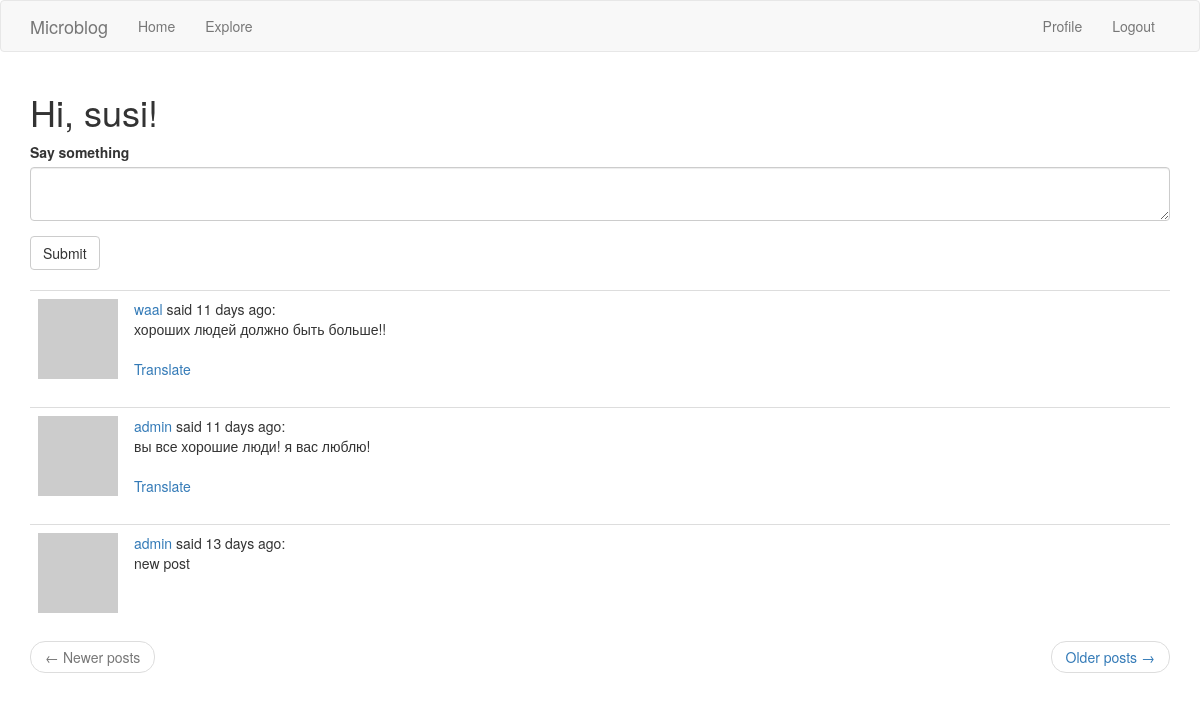
The page /index (signed in) on the database its author committed.
### app/models.py (models this page shows, shortened)
class User(db.Model, UserMixin):
    id = db.Column(db.Integer, primary_key=True)
    username = db.Column(db.String(64), index=True, unique=True)
    email = db.Column(db.String(120), index=True, unique=True)
    password_hash = db.Column(db.String(128))
    about_me = db.Column(db.String(256))
    last_seen = db.Column(db.DateTime, default=datetime.utcnow)
    posts = db.relationship('Post', backref='author', lazy='dynamic')
    """followers.c.follower_id «c» — это атрибут таблиц SQLAlchemy,
    которые не определены как модели. Для этих таблиц столбцы таблицы
    отображаются как субатрибуты этого атрибута «c»."""
    followed = db.relationship(
        'User', secondary=followers,
        primaryjoin=(followers.c.follower_id == id),
        secondaryjoin=(followers.c.followed_id == id),
        backref=db.backref('followers', lazy='dynamic'), lazy='dynamic')
    """ рассмотрим все аргументы вызова db.relationship() один за другим:

'User' — это правая сторона связи (левая сторона — это родительский класс).
Поскольку это самореферентное отношение, я должен использовать тот же класс
 с обеих сторон.

secondary кофигурирует таблицу ассоциаций, которая используется для этой
связи, которую я определил прямо над этим классом.

primaryjoin указывает условие, которое связывает объект левой стороны
(follower user) с таблицей ассоциаций. Условием объединения для левой
стороны связи является идентификатор пользователя, соответствующий полю
follower_id таблицы ассоциаций. Выражение followers.c.follower_id ссылается
на столбец follower_id таблицы ассоциаций.

secondaryjoin определяет условие, которое связывает объект правой стороны
 (followed user) с таблицей ассоциаций. Это условие похоже на primaryjoin,
  с той лишь разницей, что теперь я использую followed_id, который является
  другим внешним ключом в таблице ассоциаций.

backref определяет, как эта связь будет доступна из правой части объекта.
С левой стороны отношения пользователи называются followed, поэтому с
правой стороны я буду использовать имя followers, чтобы представить
всех пользователей левой стороны, которые связаны с целевым пользователем
в правой части. Дополнительный lazy аргумент указывает режим выполнения
этого запроса. Режим dynamic настройки запроса не позволяет запускаться
до тех пор, пока не будет выполнен конкретный запрос, что также связано
с тем, как установлено отношения «один ко многим».

-lazy похож на параметр с тем же именем в backref, но этот относится
к левой, а не к правой стороне.
"""
    def avatar(self, size=80):
        digest = md5(self.email.lower().encode('utf-8')).hexdigest()
        return 'https://www.gravatar.com/avatar/{}?d=identicon&s={}'.format(
            digest, size)
    def followed_posts(self):
        followed = Post.query.join(
            followers, (followers.c.followed_id == Post.user_id)).filter(
            followers.c.follower_id == self.id)
        own = Post.query.filter_by(user_id=self.id)
        return followed.union(own).order_by(Post.timestamp.desc())

class Post(db.Model):
    __tablename__ = 'post'
    __searchable__ = ['body',]
    id = db.Column(db.Integer, primary_key=True)
    body = db.Column(db.String(140))
    timestamp = db.Column(db.DateTime, index=True, default=datetime.utcnow)
    user_id = db.Column(db.Integer, db.ForeignKey('user.id'))
    language = db.Column(db.String(5))

### app/main/route.py (the view, shortened to what this page needs)
@bp.route('/', methods=['GET', "POST"])
@bp.route('/index', methods=['GET', 'POST'])
@login_required
def index():
    form = PostForm()
    page = request.args.get('page', default=1, type=int)    # get page and convert to int or 1
    posts = current_user.followed_posts().paginate(
        page, current_app.config['POSTS_PER_PAGE'], False)  # object Pagination
    next_url = url_for('main.index', page=posts.next_num) \
        if posts.has_next else None
    prev_url = url_for('main.index', page=posts.prev_num) \
        if posts.has_prev else None
    return render_template('index.html', title='Home',
                           form=form, posts=posts.items,
                           next_url=next_url, prev_url=prev_url)

### app/main/forms.py
class PostForm(FlaskForm):
    post = TextAreaField('Say something', validators=[
        DataRequired(), Length(min=1, max=140)])
    submit = SubmitField('Submit')

### app/main/route.py (called while the page is built)
@bp.before_request
def before_request():
    if current_user.is_authenticated:
        current_user.last_seen = datetime.utcnow()
        db.session.commit()

### app/models.py (called while the page is built)
@login.user_loader
def load_user(id):
    return User.query.get(int(id))

### app/templates/index.html
{% extends "base.html" %}
{% import 'bootstrap/wtf.html' as wtf %}
{% block app_content %}
    <h1>Hi, {{ current_user.username }}!</h1>
    {% if form %}
    {{ wtf.quick_form(form) }}
    <br>
    {% endif %}
    {% for post in posts %}
        {% include '_post.html' %}
    {% endfor %}
    <nav aria-label="...">
        <ul class="pager">
            <li class="previous{% if not prev_url %} disabled{% endif %}">
                <a href="{{ prev_url or '#' }}">
                    <span aria-hidden="true">&larr;</span> Newer posts
                </a>
            </li>
            <li class="next{% if not next_url %} disabled {% endif %}">
                <a href="{{ next_url or '#' }}">
                    Older posts <span aria-hidden="true">&rarr;</span>
                </a>
            </li>
        </ul>
    </nav>
{% endblock %}

### app/templates/_post.html
    <table class="table table-hover">
        <tr>
            <td width="70px">
                <a href="{{ url_for('main.user', username=post.author.username) }}">
                    <img src="{{ post.author.avatar(70) }}" />
                </a>
            </td>
            <td>
                <a href="{{ url_for('main.user', username=post.author.username) }}">
                    {{ post.author.username }} </a>
                said {{ moment(post.timestamp).fromNow() }}:
                <br>
                {{ post.body }}
                {% if post.language and post.language != g.locale %}
                    <br><br>
                    <a href="#">{{'Translate' }}</a>
                {% endif %}
            </td>
        </tr>
    </table>

### rows shown on the page
User: username "susi"
Post: author.username "waal", timestamp "11 days ago", body "хороших людей должно быть больше!!", value "Translate"
Post: author.username "admin", timestamp "11 days ago", body "вы все хорошие люди! я вас люблю!", value "Translate"
Post: author.username "admin", timestamp "13 days ago", body "new post"
